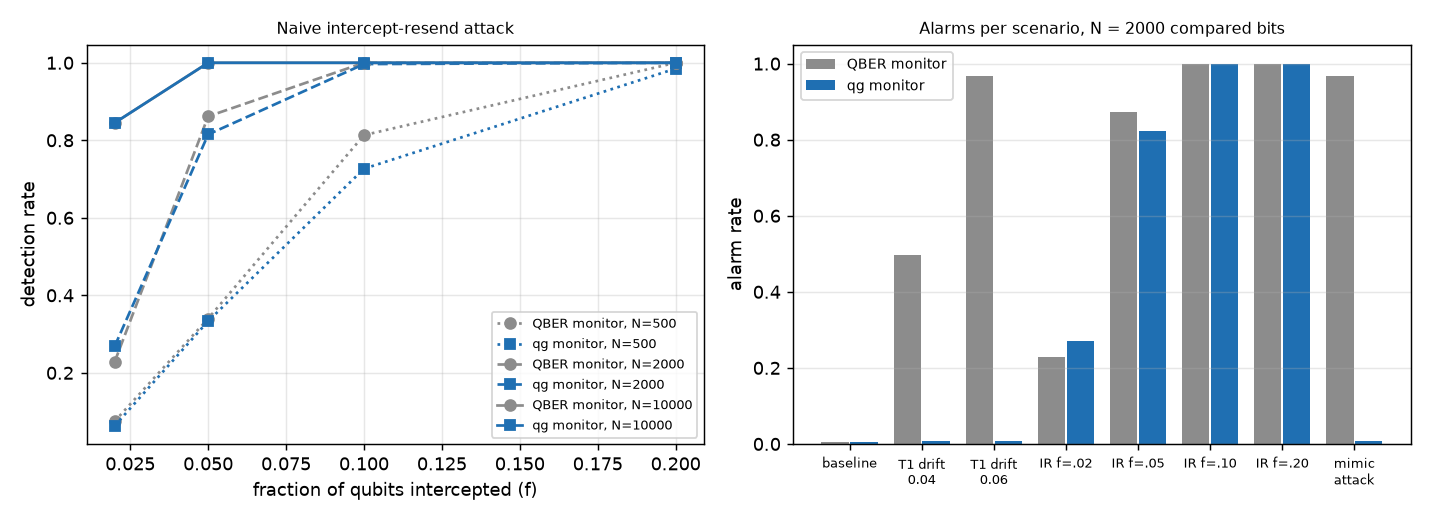

Reproduce this figure in Python.
"""
BB84 on a noisy qubit channel: eavesdropper or natural noise? A qg
monitor vs the standard QBER monitor.

Setting. Alice sends |0>, |1> (Z basis) or |+>, |-> (X basis); the qubit
waits in a noisy memory or channel (amplitude damping gamma = T1, then
dephasing p) and Bob measures with an asymmetric detector (e01, e10, as
calibrated in §31). After sifting, Alice and Bob compare a sample of the
key. The standard monitor looks only at the total error rate (QBER) and
raises an alarm when it exceeds its calibrated baseline.

In qg units each sent state gives one number:
    qg(0) = 1 - 2 e(0->1),   qg(1) = -1 + 2 e(1->0)   (Z basis)
and the same for |+>, |-> in the X basis. Their sum
    A_Z = qg(0) + qg(1) = 2 [e(1->0) - e(0->1)]
is the T1 witness of §24: natural relaxation pushes both towards +1
(only 1 -> 0 errors), while a naive intercept-resend attack adds
SYMMETRIC errors (0 -> 1 as often as 1 -> 0, and in both bases).

Scenarios, all at the same baseline channel (gamma0 = 0.02, p0 = 0.01,
detector e01 = 0.005, e10 = 0.01):
  baseline        nothing changes
  T1 drift        the memory's T1 gets worse (gamma = 0.04, 0.06)
  intercept-resend  Eve measures a fraction f of the qubits in a random
                  basis and resends (f = 0.02 ... 0.2)
  T1-mimicking attack  Eve couples each qubit to her ancilla through an
                  amplitude-damping interaction (extra gamma_E); from
                  Bob's side this is identical to T1 drift

Monitors (one test window of N sifted and compared bits, 1% false alarms
on the baseline):
  QBER            one-sided binomial test on the total error count
  qg (GLRT)       the four error counts (0->1, 1->0, +->-, -->+) and a
                  generalized likelihood ratio: "attack" (f > 0) must
                  beat both "baseline" and "T1 drift" (gamma free)

Security note, stated up front: a QKD security proof must attribute ALL
errors to Eve; the secret-key fraction (Shor-Preskill,
1 - h(Q_Z) - h(Q_X)) does not improve because errors look like T1, and a
clever Eve can mimic T1 exactly (the last scenario). The qg monitor is an
operational diagnostic (alarm, hardware drift vs tampering), not a
security proof.

Findings (alarm rate of the QBER monitor / the qg monitor, 1000 windows,
1% false alarms on the baseline):

                               N = 500        N = 2000       N = 10000
  baseline                   0.007/0.004    0.007/0.006    0.010/0.007
  T1 drift, gamma 0.04       0.147/0.009    0.478/0.009    0.993/0.000
  T1 drift, gamma 0.06       0.463/0.009    0.962/0.006    1.000/0.000
  intercept-resend f = 0.02  0.072/0.065    0.218/0.271    0.847/0.848
  intercept-resend f = 0.05  0.337/0.338    0.861/0.823    1.000/1.000
  intercept-resend f = 0.10  0.821/0.730    1.000/0.994    1.000/1.000
  T1-mimicking attack        0.463/0.009    0.962/0.006    1.000/0.000

  * The qg monitor detects the naive intercept-resend attack as well as
    the QBER monitor (within the sampling spread at every N and f), but
    it does NOT raise alarms when the memory's T1 gets worse (false
    alarms stay at the 1% level where the QBER monitor fires in 48-100%
    of windows at N = 2000). The reason is the qg asymmetry
    A_Z = qg(0) + qg(1): it grows with T1 (0.049 -> 0.128) and stays
    fixed under intercept-resend, whose errors are symmetric.
  * The price, by design: a T1-mimicking attack is invisible to the qg
    monitor (0.6% alarms) and caught by the QBER monitor (96%). The two
    monitors are complementary: QBER says "something changed", qg says
    "symmetric (attack-like) or T1-like (hardware drift, or an attacker
    who hides as one)".
  * The secret fraction (Shor-Preskill) falls the same way in both cases
    (0.72 -> 0.57 for T1 drift to 0.06, 0.72 -> 0.59 for f = 0.05):
    security must still attribute every error to Eve.

Honest summary: an operational diagnostic that tells hardware drift
from naive tampering, which the QBER monitor cannot, not a security gain. The
setting (a qubit stored with T1 and T2 before Bob measures) fits
matter-qubit links and on-chip BB84 demonstrations, not photon
polarization links, whose noise is mostly unital.
"""

import math

import numpy as np

BASE = {"gamma": 0.02, "p": 0.01, "e01": 0.005, "e10": 0.01}
ALPHA = 0.01
F_GRID = np.linspace(0.0, 0.6, 301)
G_GRID = np.linspace(0.0, 0.4, 401)

I2 = np.eye(2)
X = np.array([[0.0, 1.0], [1.0, 0.0]])
Z = np.diag([1.0, -1.0])
H = np.array([[1.0, 1.0], [1.0, -1.0]]) / math.sqrt(2)
KETS = {"0": np.array([1.0, 0.0]), "1": np.array([0.0, 1.0]),
        "+": np.array([1.0, 1.0]) / math.sqrt(2), "-": np.array([1.0, -1.0]) / math.sqrt(2)}
CATEGORIES = (("Z", "0"), ("Z", "1"), ("X", "+"), ("X", "-"))


def _dephase_in(basis, rho):
    """Measure-and-prepare in the given basis (what intercept-resend does)."""
    if basis == "Z":
        return np.diag(np.diag(rho))
    r = H @ rho @ H
    return H @ np.diag(np.diag(r)) @ H


def _channel(rho, gamma, p):
    a0 = np.array([[1.0, 0.0], [0.0, math.sqrt(1 - gamma)]])
    a1 = np.array([[0.0, math.sqrt(gamma)], [0.0, 0.0]])
    rho = a0 @ rho @ a0.T + a1 @ rho @ a1.T
    return (1 - p) * rho + p * Z @ rho @ Z


def error_probabilities(gamma=BASE["gamma"], p=BASE["p"], e01=BASE["e01"], e10=BASE["e10"], f=0.0):
    """P(Bob's bit != Alice's bit) for each (basis, sent state)."""
    out = []
    for basis, s in CATEGORIES:
        rho = np.outer(KETS[s], KETS[s])
        rho = (1 - f) * rho + f * 0.5 * (_dephase_in("Z", rho) + _dephase_in("X", rho))
        rho = _channel(rho, gamma, p)
        if basis == "X":
            rho = H @ rho @ H
        p0 = float(np.real(rho[0, 0]))
        p_read0 = p0 * (1 - e01) + (1 - p0) * e10
        wrong = 1 - p_read0 if s in ("0", "+") else p_read0
        out.append(wrong)
    return np.array(out)


def qg_per_state(errors):
    """qg of Bob's outcome for each sent state, read in its own basis."""
    e = np.asarray(errors)
    return np.array([1 - 2 * e[0], -1 + 2 * e[1], 1 - 2 * e[2], -1 + 2 * e[3]])


def z_asymmetry(errors):
    q = qg_per_state(errors)
    return float(q[0] + q[1])


def qber(errors):
    e = np.asarray(errors)
    return float(e[:2].mean()), float(e[2:].mean())


def shor_preskill(qz, qx):
    h = lambda x: 0.0 if x <= 0 or x >= 1 else -x * math.log2(x) - (1 - x) * math.log2(1 - x)  # noqa: E731
    return max(0.0, 1 - h(qz) - h(qx))


# --------------------------------------------------------------------- #
# monitors
# --------------------------------------------------------------------- #
def _loglik(k, n, probs):
    probs = np.clip(probs, 1e-12, 1 - 1e-12)
    return float((k * np.log(probs) + (n - k) * np.log(1 - probs)).sum())


_ATTACK_TABLE = np.array([error_probabilities(f=f) for f in F_GRID])
_DRIFT_TABLE = np.array([error_probabilities(gamma=g) for g in G_GRID])
_BASE_PROBS = error_probabilities()


def glrt_statistic(k, n):
    """log L(attack, best f) - max(log L(baseline), log L(drift, best gamma))."""
    ll_attack = max(_loglik(k, n, pr) for pr in _ATTACK_TABLE)
    ll_drift = max(_loglik(k, n, pr) for pr in _DRIFT_TABLE)
    return ll_attack - max(ll_drift, _loglik(k, n, _BASE_PROBS))


def sample_counts(probs, n_bits, rng):
    """n_bits sifted and compared bits, split evenly over the 4 categories."""
    n = np.full(4, n_bits // 4)
    return rng.binomial(n, probs), n


def calibrate_thresholds(n_bits, reps=2000, seed=0):
    """1% false-alarm thresholds on the baseline for both monitors."""
    rng = np.random.default_rng(seed)
    tot, stat = [], []
    for _ in range(reps):
        k, n = sample_counts(_BASE_PROBS, n_bits, rng)
        tot.append(k.sum())
        stat.append(glrt_statistic(k, n))
    return float(np.quantile(tot, 1 - ALPHA)), float(np.quantile(stat, 1 - ALPHA))


def alarm_rates(probs, n_bits, thresholds, reps=1000, seed=1):
    rng = np.random.default_rng(seed)
    t_tot, t_glrt = thresholds
    a_q = a_g = 0
    for _ in range(reps):
        k, n = sample_counts(probs, n_bits, rng)
        a_q += k.sum() > t_tot
        a_g += glrt_statistic(k, n) > t_glrt
    return a_q / reps, a_g / reps


SCENARIOS = [("baseline", {}), ("T1 drift, gamma 0.04", {"gamma": 0.04}), ("T1 drift, gamma 0.06", {"gamma": 0.06}),
             ("intercept-resend f=0.02", {"f": 0.02}), ("intercept-resend f=0.05", {"f": 0.05}),
             ("intercept-resend f=0.10", {"f": 0.10}), ("intercept-resend f=0.20", {"f": 0.20}),
             ("T1-mimicking attack, +0.04", {"gamma": 0.06})]


def scenario_table(n_bits_list=(500, 2000, 10000), reps=1000):
    out = {}
    for n_bits in n_bits_list:
        th = calibrate_thresholds(n_bits)
        for name, kw in SCENARIOS:
            out[(name, n_bits)] = alarm_rates(error_probabilities(**kw), n_bits, th, reps)
    return out


def make_figure(table, path, n_bits=2000):
    import matplotlib

    matplotlib.use("Agg")
    import matplotlib.pyplot as plt

    fig, (ax1, ax2) = plt.subplots(1, 2, figsize=(11, 4))
    fs = [0.02, 0.05, 0.10, 0.20]
    for nb, ls in ((500, ":"), (2000, "--"), (10000, "-")):
        th = calibrate_thresholds(nb)
        rows = [alarm_rates(error_probabilities(f=f), nb, th, reps=600) for f in fs]
        ax1.plot(fs, [r[0] for r in rows], ls, color="#8c8c8c", marker="o", label=f"QBER monitor, N={nb}")
        ax1.plot(fs, [r[1] for r in rows], ls, color="#1f6fb2", marker="s", label=f"qg monitor, N={nb}")
    ax1.set_xlabel("fraction of qubits intercepted (f)")
    ax1.set_ylabel("detection rate")
    ax1.set_title("Naive intercept-resend attack", fontsize=9)
    ax1.legend(fontsize=7)
    ax1.grid(alpha=0.3)
    names = [n for n, _ in SCENARIOS]
    short = ["baseline", "T1 drift\n0.04", "T1 drift\n0.06", "IR f=.02", "IR f=.05", "IR f=.10", "IR f=.20",
             "mimic\nattack"]
    x = np.arange(len(names))
    ax2.bar(x - 0.2, [table[(n, n_bits)][0] for n in names], 0.38, color="#8c8c8c", label="QBER monitor")
    ax2.bar(x + 0.2, [table[(n, n_bits)][1] for n in names], 0.38, color="#1f6fb2", label="qg monitor")
    ax2.set_xticks(x)
    ax2.set_xticklabels(short, fontsize=7)
    ax2.set_ylabel("alarm rate")
    ax2.set_title(f"Alarms per scenario, N = {n_bits} compared bits", fontsize=9)
    ax2.legend(fontsize=8)
    ax2.grid(axis="y", alpha=0.3)
    fig.tight_layout()
    fig.savefig(path, dpi=130)


if __name__ == "__main__":
    import sys

    print("Error probabilities (0->1, 1->0, +->-, -->+), QBER_Z, QBER_X, A_Z, secret fraction:")
    for name, kw in SCENARIOS:
        e = error_probabilities(**kw)
        qz, qx = qber(e)
        print(f"  {name:28s} {np.round(e, 4)}  Q_Z {qz:.4f} Q_X {qx:.4f}  A_Z {z_asymmetry(e):+.4f}  "
              f"r {shor_preskill(qz, qx):.3f}")
    table = scenario_table()
    print("\nAlarm rates (QBER monitor / qg monitor), 1% false alarms on the baseline:")
    for n_bits in (500, 2000, 10000):
        print(f"  N = {n_bits}")
        for name, _ in SCENARIOS:
            a, b = table[(name, n_bits)]
            print(f"    {name:28s} {a:.3f} / {b:.3f}")
    if "--figure" in sys.argv:
        make_figure(table, __file__.replace(".py", ".png"))
